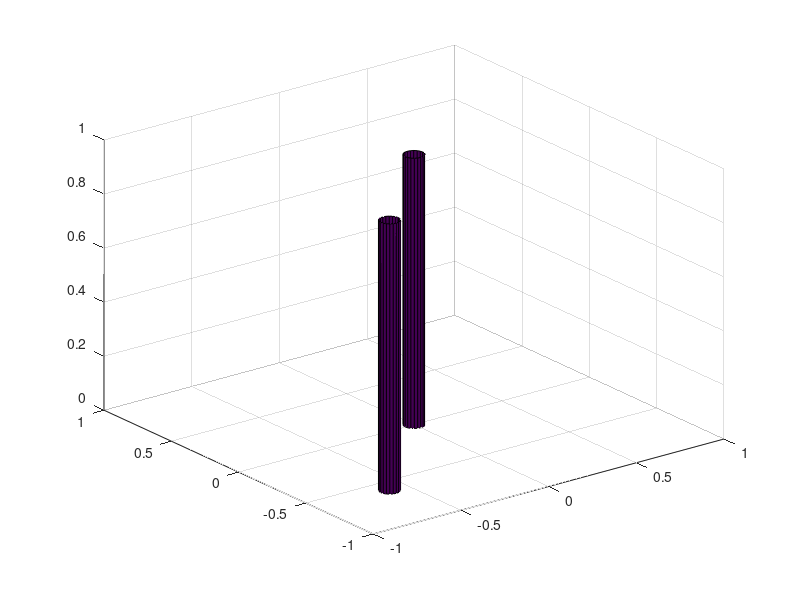

MATLAB code to generate this figure:
% Radius =2
R=0.05;
%Base at (2,0,1)
x0=0;y0=0;z0=0;
% Height = 10
h=1;
[x,y,z]=cylinder(R);
x_c1=x+x0;
y_c1=y+y0;
z_c1=z*h+z0;
% to plot
figure()
surf(x,y,z)
xlim([-1 1])
ylim([-1 1])

hold on
%Capteurs verticaux
%capteur 1
x_c1 = x - (1-0.4);
y_c1 = y - (1-0.4);
z_c1 = z;

surf(x_c1,y_c1,z_c1)

% %capteur 2
% x_c2 = x + ;
% y_c2 = y + ;
% z_c2 = z + ;
% 
% %capteur 3
% x_c3 = x + ;
% y_c3 = y + ;
% z_c3 = z + ;
% 
% %capteur 4
% x_c4 = x + ;
% y_c4 = y + ;
% z_c4 = z + ;